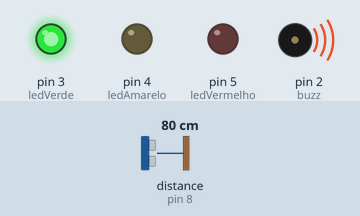
Recording of a sketch running on a simulated Arduino Uno, built with avr-gcc and run on an emulated ATmega328P. Shown: output pins drawn as LEDs (lit = HIGH), buzzer (waves = sounding). Wiring (inferred from the names in the program): ultrasonic range finder: trigger pin 9; echo pin 8. The test bench sets the inputs (shaded band); at power-on: distance to the obstacle (sensor on pin 8) 80 cm. The echo pulse lasts 58.3 µs per cm; pins used as bus, display or sensor lines are not drawn.

Above: at 0.93 s.
1.7 s: distance to the obstacle (sensor on pin 8) set to 64 cm
5.2 s: distance to the obstacle (sensor on pin 8) set to 56 cm
At 6.03 s:
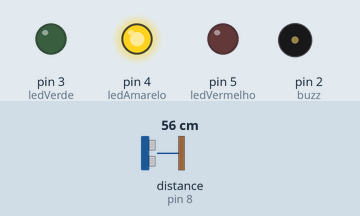
8.7 s: distance to the obstacle (sensor on pin 8) set to 40 cm
12.2 s: distance to the obstacle (sensor on pin 8) set to 33 cm
At 12.52 s:
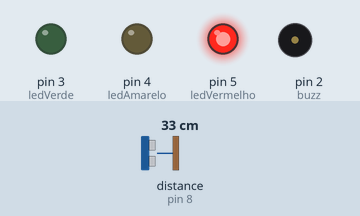
15.7 s: distance to the obstacle (sensor on pin 8) set to 60 cm
At 15.99 s:
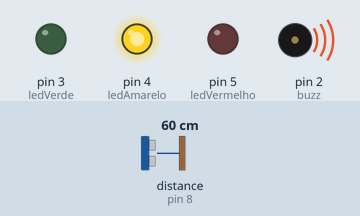
19.2 s: distance to the obstacle (sensor on pin 8) set to 2 cm
At 19.76 s:
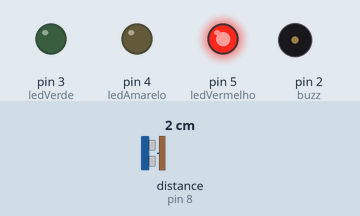
Timing chart, 0 to 23.7 s (numbered marks = the images above; inputs shaded):
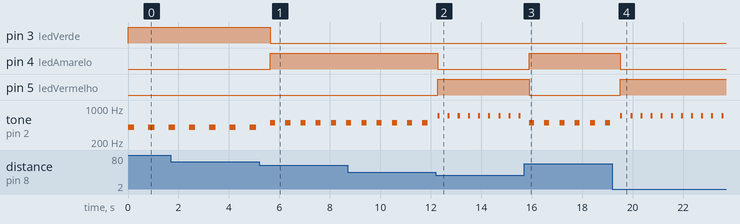

The sketch:

sensorestacionamento.ino
```cpp
// C++ code
//
int ledVermelho = 5;
int ledAmarelo = 4;
int ledVerde = 3;
int buzz = 2;
int trig = 9;
int echo = 8;
int duracao, cm;
void setup()
{

  pinMode(ledVermelho, OUTPUT);
  pinMode(ledAmarelo, OUTPUT);
  pinMode(ledVerde, OUTPUT);
  pinMode(buzz, OUTPUT);
  pinMode(trig, OUTPUT);
  pinMode(echo, INPUT);
}

void loop()
{
  digitalWrite(trig, LOW);
  delayMicroseconds(5);
  digitalWrite(trig, HIGH);
  delayMicroseconds(10);
  digitalWrite(trig, LOW);

  duracao = pulseIn(echo, HIGH);
  cm = (duracao/2) / 29.1;

  if(cm <= 35){
   digitalWrite(ledVermelho, HIGH);
   digitalWrite(ledVerde, LOW);
   digitalWrite(ledAmarelo, LOW);
   tone(buzz, 700, 80);
    delay(100);
  }
  else if(cm > 35 && cm < 60){
   digitalWrite(ledVermelho, LOW);
   digitalWrite(ledVerde, LOW);
   digitalWrite(ledAmarelo, HIGH);
   tone(buzz, 500, 200);
    delay(300);
  }
  else{
   digitalWrite(ledVermelho, LOW);
   digitalWrite(ledAmarelo, LOW);
   digitalWrite(ledVerde, HIGH);
   tone(buzz, 400, 250);
   delay(500);
  }


  delay(300);
  noTone(buzz);
}
```

Measured:
- the behaviour switches between 60 and 59 cm on distance to the obstacle (sensor on pin 8) (found by bisection; images 0 and 1)
- the behaviour switches between 37 and 36 cm on distance to the obstacle (sensor on pin 8) (found by bisection; images 1 and 2)
- after the input at 5.2 s, pin 3 (ledVerde): HIGH → LOW after 0.44 s; pin 4 (ledAmarelo): LOW → HIGH after 0.44 s
- after the input at 12.2 s, pin 4 (ledAmarelo): HIGH → LOW after 0.07 s; pin 5 (ledVermelho): LOW → HIGH after 0.07 s; tone on pin 2 (buzz): alternates 700 Hz for 0.08 s and silent for 0.32 s, starting after 0.07 s
- after the input at 15.7 s, pin 4 (ledAmarelo): LOW → HIGH after 0.20 s; pin 5 (ledVermelho): HIGH → LOW after 0.20 s; tone on pin 2 (buzz): alternates 500 Hz for 0.20 s and silent for 0.40 s, starting after 0.20 s
- after the input at 19.2 s, pin 4 (ledAmarelo): HIGH → LOW after 0.32 s; pin 5 (ledVermelho): LOW → HIGH after 0.32 s; tone on pin 2 (buzz): alternates 700 Hz for 0.08 s and silent for 0.32 s, starting after 0.32 s
- by itself, tone on pin 2 (buzz): alternates 500 Hz for 0.20 s and silent for 0.40 s
